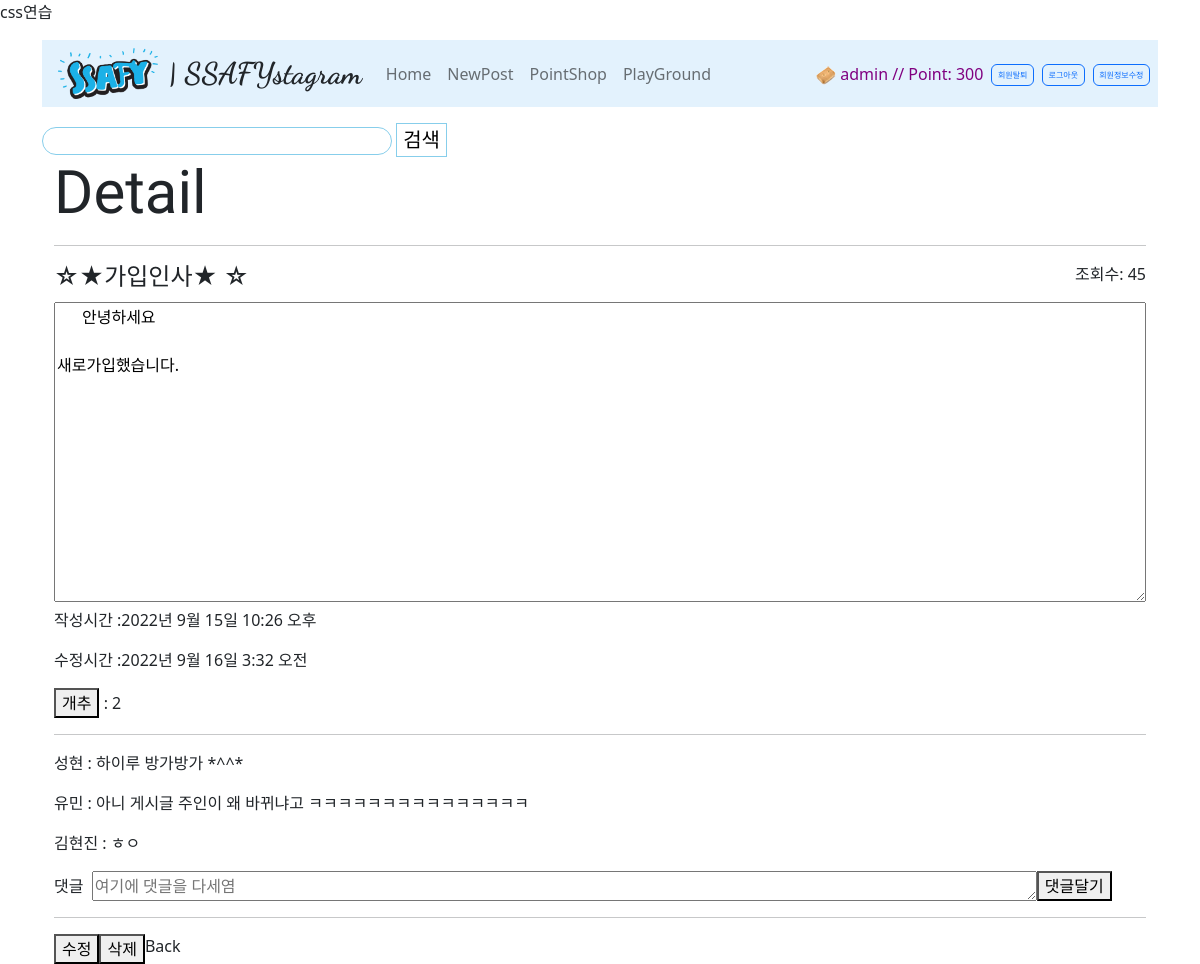
The app's page /articles/82 (signed in) with its own data.
### articles/models.py (models this page shows, shortened)
class Profile(models.Model):
    username = models.CharField(max_length=50)
    icon_id = models.IntegerField(default=0)
    icon_url = models.TextField(default='icon/gunbbang.png')

class Article(models.Model):
    header_choices = (
	('기타', '기타'),
    ('잡담', '잡담'),
    ('유머', '유머'),
    ('게임', '게임'),
    ('일상', '일상'),
    )
    header = models.CharField(max_length=2, choices=header_choices, default='기타')
    username = models.CharField(default='익명',max_length=50)
    title = models.CharField(max_length=20)
    content = models.TextField()
    count = models.IntegerField(default=0)
    up_count = models.IntegerField(default=0)
    comment_count = models.IntegerField(default=0)
    created_at = models.DateTimeField(auto_now_add=True)
    updated_at = models.DateTimeField(auto_now=True)

class Comment(models.Model):
    username = models.CharField(default='익명',max_length=50)
    article_id = models.IntegerField(default=0)
    content = models.CharField(max_length=50)
    created_at = models.DateTimeField(auto_now_add=True)
    updated_at = models.DateTimeField(auto_now=True)

### accounts/models.py (models this page shows)
class User(AbstractUser):
    point = models.IntegerField(default=500)
    pass

### articles/views.py (the view)
# urls.py: path('<int:article_pk>', views.detail, name='detail'),
@login_required
def detail(request, article_pk):
    article = Article.objects.get(pk=article_pk)
    article.count += 1
    article.save()
    comments = Comment.objects.filter(article_id=article_pk)
    context = {
        'article': article,
        'comments': comments,
    }
    return render(request, 'articles/detail.html', context)

### articles/context_processors.py (called while the page is built)
def profile_processor(request):
    first_profile = Profile()
    first_profile.icon_url = 'icon/anonymous.png'
    is_anonymoususer = str(request.user) == 'AnonymousUser'
    if is_anonymoususer == False:
        [first_profile] = Profile.objects.filter(username=request.user.username) # 일치하는 이름으로 필터로 거름 (get은 없으면 오류)
    return {
        'profile': first_profile,
    }

### articles/templates/articles/detail.html (shortened to what this page needs)
{% extends 'base.html' %}
{% block content %}
  <h1>Detail</h1>
  <hr>
  <section>
    <div class="justify-space">
      <h4>
        {{ article.title }}</h4>
      <p>조회수:
        {{ article.count }}</p>
    </div>
    <textarea maxlength="1000" class="textarea-content">
      {{ article.content }}</textarea>
    <p>
      작성시간 :{{ article.created_at }}</p>
    <p>
      수정시간 :{{ article.updated_at }}</p>
    <button type="button" data-bs-toggle="modal" data-bs-target="#upcheck">개추</button>
    :
    {{ article.up_count }}
  </section>
  <hr>
  {% for comment in comments reversed %}
    <p>
      {{ comment.username}}
      :
      {{ comment.content }}</p>
  {% endfor %}
  <form action="{% url 'articles:comment' article.pk %}" class="d-flex align-items-center" method="POST">
    <label for="comment">댓글 &nbsp;
    </label>
    <textarea name="comment" id="comment" cols="100" rows="1" placeholder="여기에 댓글을 다세염"></textarea>
    <button type="submit">댓글달기</button>
  </form>
  <hr>
  <div class="d-flex justify-content-start">
    <form action="{% url 'articles:update' article.pk %}">
      <button>수정</button>
    </form>
    <form action="{% url 'articles:delete' article.pk %}" method="POST">
      <button>삭제</button>
    </form>
    <a href="{% url 'articles:index' %}">Back</a>
  </div>
{% endblock content %}

### templates/base.html (shortened to what this page needs)
{% load static %}
<!DOCTYPE html>
<html lang="en">
  <head>
    <link href="https://cdn.jsdelivr.net/npm/bootstrap@5.2.0-beta1/dist/css/bootstrap.min.css" rel="stylesheet">
    <link rel="stylesheet" href="{% static 'css/style.css' %}">
    <link rel="stylesheet" href="{% static 'css/test.css' %}">
  </head>
  <body>
    <a href="{% url 'articles:test' %}">css연습</a>
    <div class="container">
      <nav class="navbar navbar-expand-lg navbar-light my-3" style="background-color: #e3f2fd;">
        <a class="navbar-brand disabled">
          <i class="fab fa-instagram ">
            <a href="{% url 'articles:index' %}"><img src="{% static 'img/ssafy.png' %}" width='100px;' style='margin-right: 10px;'></a>
          </i>
          <span class="insta">| SSAFYstagram</span>
        </a>
        <div class="collapse navbar-collapse justify-content-between" id="navbarNav">
          <ul class="navbar-nav ms-3">
            <li class="nav-item active">
              <a class="nav-link" href="{% url 'articles:index' %}">Home</a>
            </li>
            <li class="nav-item">
              <a class="nav-link" href="{% url 'articles:create' %}">NewPost</a>
            </li>
            <li class="nav-item">
              <a class="nav-link" href="{% url 'articles:pointshop' %}">PointShop</a>
            </li>
            <li class="nav-item">
              <a class="nav-link" href="{% url 'articles:download' %}">PlayGround</a>
            </li>
          </ul>
          <ul class="navbar-nav ms-3 align-items-center">
            <li class="nav-item">
              <a class="nav-link" style="color: purple;">
                <img style="width: 20px; height: 20px;" src="{% static profile.icon_url %}" alt="icon"/>
                {{ user }}
                {% if request.user.is_authenticated %}
                  // Point:
                  {{ user.point }}
                {% endif %}
              </a>
            </li>
            {% if request.user.is_authenticated %}
              <li class="nav-item">
                <a class="nav-link" style="padding: 0px;">
                  <button type="button" data-bs-toggle="modal" data-bs-target="#exampleModal" class="btn btn-outline-primary padzero ">회원탈퇴</button>
                </a>
              </li>
              <li class="nav-item">
                <form class="nav-link" action="{% url 'accounts:logout' %}" method="POST">
                  <button type="submit" class="btn btn-outline-primary padzero">로그아웃</button>
                </form>
              </li>
              <li class="nav-item me-2">
                <a class="nav-link" href="{% url 'accounts:update' %}" style="padding: 0px; ">
                  <button type="button" class="btn btn-outline-primary padzero">회원정보수정</button>
                </a>
              </li>
            {% endif %}
          </ul>
        </div>
      </nav>
      <form action="{% url 'articles:search' %}">
        <input class="searchinput" type="search" name="q">
        <input class="searchbox" type="submit" value="검색">
      </form>
      <div class="container">
        {% block content %}{% endblock content %}
      </div>
    </body>
  </html>

### articles/static/css/style.css (style rules this page uses)
h1 { font-family: 'Cute Font'; font-size: 60px; }
.insta { font-family: 'Dancing Script', cursive; font-size: 30px; font-weight: 900; }
.justify-space { display: flex; justify-content: space-between; }
.padzero { --bs-btn-padding-y: .25rem; --bs-btn-padding-x: .35rem; --bs-btn-font-size: .5rem; }
a { text-decoration: none; color: inherit; }
.textarea-content { width: 100%; height: 300px; }
.searchinput { width: 350px; border-radius: 50px; border:solid 1px skyblue; outline: none; }
.searchbox { border: solid 1px skyblue; background-color: white; font-family: 'Cute Font'; font-size: 20px; }

### records on screen
Profile: icon_url (picture)
User: username "admin", point "300"
Article: title "☆★가입인사★ ☆", count "45", content "안녕하세요 새로가입했습니다.", created_at "2022년 9월 15일 10:26 오후", updated_at "2022년 9월 16일 3:32 오전", up_count "2"
Comment: username "성현", content "하이루 방가방가 *^^*"
Comment: username "유민", content "아니 게시글 주인이 왜 바뀌냐고 ㅋㅋㅋㅋㅋㅋㅋㅋㅋㅋㅋㅋㅋㅋㅋ"
Comment: username "김현진", content "ㅎㅇ"
